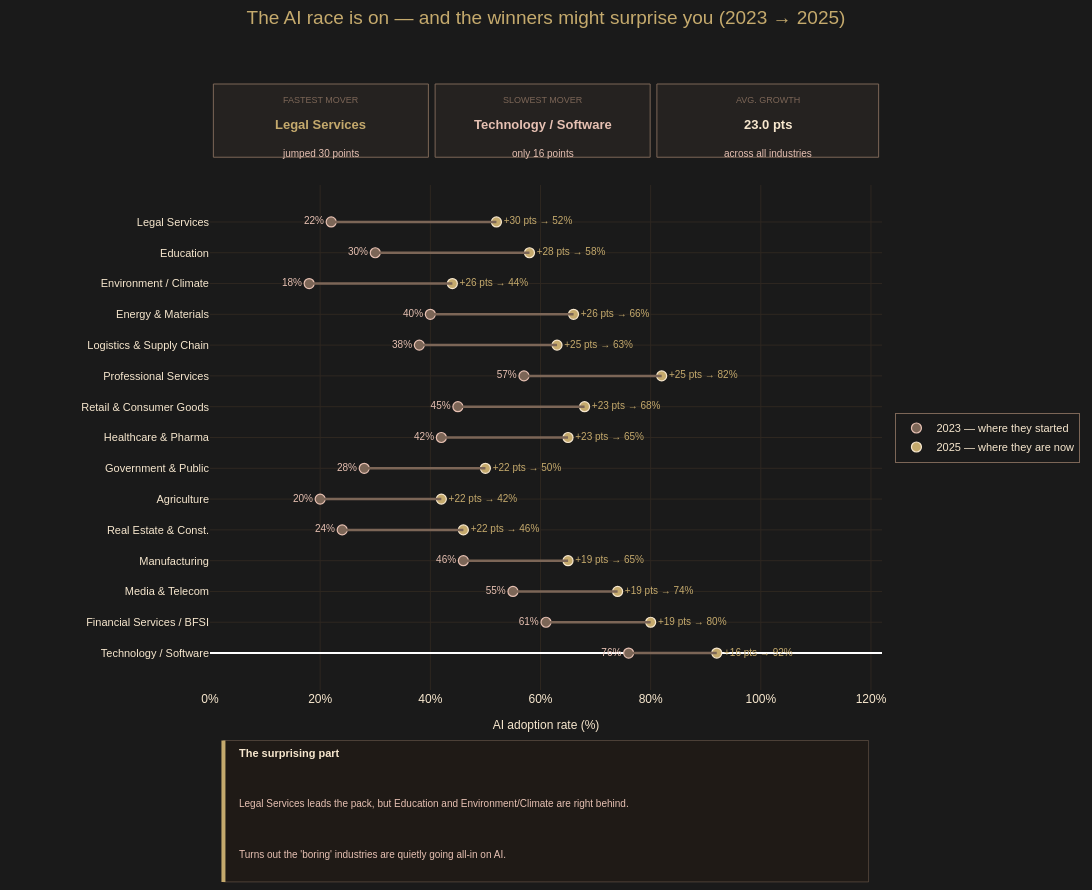

The notebook cell this image was saved under:
### Code cell
# ── CELL 6: Chart 2 — Who Grew the Fastest? ───────────────────────────────

import plotly.graph_objects as go

# ── 1. Prep data ───────────────────────────────────────────────────────────

df_growth = (df_industry_sorted
             .sort_values("Growth 2023 to 2025", ascending=True)
             .dropna(subset=["Growth 2023 to 2025"])
             .reset_index(drop=True))

industries = df_growth["Industry Sector"].tolist()
val_2023   = df_growth["2023 Adoption %"].tolist()
val_2025   = df_growth["2025 %"].tolist()
growth     = df_growth["Growth 2023 to 2025"].tolist()
n          = len(industries)

fastest_name = df_growth.iloc[-1]["Industry Sector"]
fastest_pts  = int(df_growth.iloc[-1]["Growth 2023 to 2025"])
slowest_name = df_growth.iloc[0]["Industry Sector"]
slowest_pts  = int(df_growth.iloc[0]["Growth 2023 to 2025"])
avg_pts      = round(df_growth["Growth 2023 to 2025"].mean(), 1)

# ── 2. Figure ──────────────────────────────────────────────────────────────

fig2 = go.Figure()

# Connecting lines between dots
for i in range(n):
    fig2.add_shape(type="line",
                   x0=val_2023[i], x1=val_2025[i], y0=i, y1=i,
                   line=dict(color=COLORS["dark"], width=2.5))

# 2023 dots
fig2.add_trace(go.Scatter(
    x=val_2023, y=list(range(n)),
    mode="markers+text", name="2023 — where they started",
    marker=dict(color=COLORS["dark"], size=10, line=dict(color=COLORS["blush"], width=1.2)),
    text=[f"{v:.0f}%" for v in val_2023], textposition="middle left",
    textfont=dict(color=COLORS["blush"], size=10),
    hovertemplate="<b>%{customdata}</b><br>2023: %{x:.0f}%<extra></extra>",
    customdata=industries,
))

# 2025 dots
fig2.add_trace(go.Scatter(
    x=val_2025, y=list(range(n)),
    mode="markers+text", name="2025 — where they are now",
    marker=dict(color=COLORS["gold"], size=10, line=dict(color=COLORS["cream"], width=1.2)),
    text=[f"+{g:.0f} pts → {v:.0f}%" for g, v in zip(growth, val_2025)],
    textposition="middle right",
    textfont=dict(color=COLORS["gold"], size=10),
    hovertemplate="<b>%{customdata}</b><br>2025: %{x:.0f}%<extra></extra>",
    customdata=industries,
))

# ── 3. Layout ──────────────────────────────────────────────────────────────

fig2.update_layout(
    paper_bgcolor=BACKGROUND,
    plot_bgcolor=BACKGROUND,
    font=dict(color=COLORS["cream"], size=12, family="Arial"),
    height=max(620, n * 42 + 260),
    width=1100,
    # b=200 gives x-axis title + insight box room to live without touching
    margin=dict(l=210, r=180, t=185, b=200),

    title=dict(
        text="The AI race is on — and the winners might surprise you (2023 → 2025)",
        font=dict(color=COLORS["gold"], size=19),
        x=0.5, xanchor="center", y=0.988,
    ),

    legend=dict(
        bgcolor=BACKGROUND, bordercolor=COLORS["dark"], borderwidth=1,
        font=dict(color=COLORS["cream"], size=11),
        orientation="v", x=1.02, xanchor="left", y=0.5, yanchor="middle",
    ),

    xaxis=dict(
        title=dict(text="AI adoption rate (%)", font=dict(color=COLORS["cream"], size=12)),
        color=COLORS["cream"], gridcolor="#2e2720",
        zeroline=False, showline=False, ticksuffix="%", range=[0, 122],
    ),

    yaxis=dict(
        tickvals=list(range(n)), ticktext=industries,
        color=COLORS["cream"], gridcolor="#2e2720", tickfont=dict(size=11),
        # Bottom dot starts at y=0, top dot at y=n-1.
        # range bottom = -1.2 pushes ALL dots noticeably up from the x-axis border.
        # range top   =  n + 0.2 gives a small ceiling gap.
        range=[-1.2, n + 0.2],
    ),

    hovermode="closest",
)

# ── 4. KPI cards ──────────────────────────────────────────────────────────

card_specs = [
    (0.00, 0.33, "FASTEST MOVER", fastest_name,     f"jumped {fastest_pts} points", COLORS["gold"]),
    (0.33, 0.66, "SLOWEST MOVER", slowest_name,     f"only {slowest_pts} points",   COLORS["blush"]),
    (0.66, 1.00, "AVG. GROWTH",   f"{avg_pts} pts", "across all industries",        COLORS["cream"]),
]

for x0, x1, label, value, sub, val_col in card_specs:
    xc = (x0 + x1) / 2
    fig2.add_shape(type="rect", xref="paper", yref="paper",
                   x0=x0+0.005, x1=x1-0.005, y0=1.055, y1=1.20,
                   fillcolor="#252220", line=dict(color=COLORS["dark"], width=1), layer="below")
    fig2.add_annotation(xref="paper", yref="paper", x=xc, y=1.182,
                        text=label, showarrow=False, xanchor="center",
                        font=dict(color=COLORS["dark"], size=9))
    fig2.add_annotation(xref="paper", yref="paper", x=xc, y=1.138,
                        text=f"<b>{value}</b>", showarrow=False, xanchor="center",
                        font=dict(color=val_col, size=13))
    fig2.add_annotation(xref="paper", yref="paper", x=xc, y=1.078,
                        text=sub, showarrow=False, xanchor="center",
                        font=dict(color=COLORS["blush"], size=10))

# ── 5. Insight box ─────────────────────────────────────────────────────────
# Sits in the bottom margin (below the x-axis title).
# Two short lines instead of one long line — guaranteed to stay inside the box.

line1 = f"{fastest_name} leads the pack, but Education and Environment/Climate are right behind."
line2 = "Turns out the 'boring' industries are quietly going all-in on AI."

# Box boundaries in paper coords (below 0 = below the plot area)
BOX_TOP = -0.10
BOX_BOT = -0.38

fig2.add_shape(type="rect", xref="paper", yref="paper",
               x0=0.02, x1=0.98,
               y0=BOX_BOT, y1=BOX_TOP,
               fillcolor="#1f1a16",
               line=dict(color=COLORS["dark"], width=0.5), layer="below")

# Gold left accent bar
fig2.add_shape(type="line", xref="paper", yref="paper",
               x0=0.02, x1=0.02, y0=BOX_BOT, y1=BOX_TOP,
               line=dict(color=COLORS["gold"], width=4))

# Title of insight box
fig2.add_annotation(xref="paper", yref="paper",
                    x=0.04, y=BOX_TOP - 0.04,
                    text="<b>The surprising part</b>",
                    showarrow=False, xanchor="left",
                    font=dict(color=COLORS["cream"], size=11))

# Line 1 of insight
fig2.add_annotation(xref="paper", yref="paper",
                    x=0.04, y=BOX_TOP - 0.14,
                    text=line1,
                    showarrow=False, xanchor="left",
                    font=dict(color=COLORS["blush"], size=10))

# Line 2 of insight — separate annotation keeps it inside the box
fig2.add_annotation(xref="paper", yref="paper",
                    x=0.04, y=BOX_TOP - 0.24,
                    text=line2,
                    showarrow=False, xanchor="left",
                    font=dict(color=COLORS["blush"], size=10))

fig2.show()

# ── 6. Summary ────────────────────────────────────────────────────────────

print(f"Fastest: {fastest_name} +{fastest_pts} pts  |  "
      f"Slowest: {slowest_name} +{slowest_pts} pts  |  Avg: {avg_pts} pts")
fig2.write_html("../assets/chart2_growth.html")
print("Chart 2 saved.")

### Figure 1 — Plotly figure (JSON) as saved in the notebook; plotly's stock layout.template omitted (floating-point values rounded to 4 significant figures)
{"data": [{"customdata": ["Technology / Software", "Financial Services / BFSI", "Media & Telecom", "Manufacturing", "Real Estate & Const.", "Agriculture", "Government & Public", "Healthcare & Pharma", "Retail & Consumer Goods", "Professional Services", "Logistics & Supply Chain", "Energy & Materials", "Environment / Climate", "Education", "Legal Services"], "hovertemplate": "<b>%{customdata}</b><br>2023: %{x:.0f}%<extra></extra>", "marker": {"color": "#7C6657", "line": {"color": "#E7C1B3", "width": 1.2}, "size": 10}, "mode": "markers+text", "name": "2023 — where they started", "text": ["76%", "61%", "55%", "46%", "24%", "20%", "28%", "42%", "45%", "57%", "38%", "40%", "18%", "30%", "22%"], "textfont": {"color": "#E7C1B3", "size": 10}, "textposition": "middle left", "type": "scatter", "x": [76, 61, 55.0, 46, 24, 20, 28.0, 42, 45, 57.0, 38, 40, 18, 30, 22], "y": [0, 1, 2, 3, 4, 5, 6, 7, 8, 9, 10, 11, 12, 13, 14]}, {"customdata": ["Technology / Software", "Financial Services / BFSI", "Media & Telecom", "Manufacturing", "Real Estate & Const.", "Agriculture", "Government & Public", "Healthcare & Pharma", "Retail & Consumer Goods", "Professional Services", "Logistics & Supply Chain", "Energy & Materials", "Environment / Climate", "Education", "Legal Services"], "hovertemplate": "<b>%{customdata}</b><br>2025: %{x:.0f}%<extra></extra>", "marker": {"color": "#C5AA6D", "line": {"color": "#F7E7CE", "width": 1.2}, "size": 10}, "mode": "markers+text", "name": "2025 — where they are now", "text": ["+16 pts → 92%", "+19 pts → 80%", "+19 pts → 74%", "+19 pts → 65%", "+22 pts → 46%", "+22 pts → 42%", "+22 pts → 50%", "+23 pts → 65%", "+23 pts → 68%", "+25 pts → 82%", "+25 pts → 63%", "+26 pts → 66%", "+26 pts → 44%", "+28 pts → 58%", "+30 pts → 52%"], "textfont": {"color": "#C5AA6D", "size": 10}, "textposition": "middle right", "type": "scatter", "x": [92, 80, 74, 65, 46, 42, 50, 65, 68, 82, 63, 66, 44, 58.0, 52], "y": [0, 1, 2, 3, 4, 5, 6, 7, 8, 9, 10, 11, 12, 13, 14]}], "layout": {"annotations": [{"font": {"color": "#7C6657", "size": 9}, "showarrow": false, "text": "FASTEST MOVER", "x": 0.165, "xanchor": "center", "xref": "paper", "y": 1.182, "yref": "paper"}, {"font": {"color": "#C5AA6D", "size": 13}, "showarrow": false, "text": "<b>Legal Services</b>", "x": 0.165, "xanchor": "center", "xref": "paper", "y": 1.138, "yref": "paper"}, {"font": {"color": "#E7C1B3", "size": 10}, "showarrow": false, "text": "jumped 30 points", "x": 0.165, "xanchor": "center", "xref": "paper", "y": 1.078, "yref": "paper"}, {"font": {"color": "#7C6657", "size": 9}, "showarrow": false, "text": "SLOWEST MOVER", "x": 0.495, "xanchor": "center", "xref": "paper", "y": 1.182, "yref": "paper"}, {"font": {"color": "#E7C1B3", "size": 13}, "showarrow": false, "text": "<b>Technology / Software</b>", "x": 0.495, "xanchor": "center", "xref": "paper", "y": 1.138, "yref": "paper"}, {"font": {"color": "#E7C1B3", "size": 10}, "showarrow": false, "text": "only 16 points", "x": 0.495, "xanchor": "center", "xref": "paper", "y": 1.078, "yref": "paper"}, {"font": {"color": "#7C6657", "size": 9}, "showarrow": false, "text": "AVG. GROWTH", "x": 0.83, "xanchor": "center", "xref": "paper", "y": 1.182, "yref": "paper"}, {"font": {"color": "#F7E7CE", "size": 13}, "showarrow": false, "text": "<b>23.0 pts</b>", "x": 0.83, "xanchor": "center", "xref": "paper", "y": 1.138, "yref": "paper"}, {"font": {"color": "#E7C1B3", "size": 10}, "showarrow": false, "text": "across all industries", "x": 0.83, "xanchor": "center", "xref": "paper", "y": 1.078, "yref": "paper"}, {"font": {"color": "#F7E7CE", "size": 11}, "showarrow": false, "text": "<b>The surprising part</b>", "x": 0.04, "xanchor": "left", "xref": "paper", "y": -0.14, "yref": "paper"}, {"font": {"color": "#E7C1B3", "size": 10}, "showarrow": false, "text": "Legal Services leads the pack, but Education and Environment/Climate are right behind.", "x": 0.04, "xanchor": "left", "xref": "paper", "y": -0.24, "yref": "paper"}, {"font": {"color": "#E7C1B3", "size": 10}, "showarrow": false, "text": "Turns out the 'boring' industries are quietly going all-in on AI.", "x": 0.04, "xanchor": "left", "xref": "paper", "y": -0.34, "yref": "paper"}], "font": {"color": "#F7E7CE", "family": "Arial", "size": 12}, "height": 890, "hovermode": "closest", "legend": {"bgcolor": "#1a1a1a", "bordercolor": "#7C6657", "borderwidth": 1, "font": {"color": "#F7E7CE", "size": 11}, "orientation": "v", "x": 1.02, "xanchor": "left", "y": 0.5, "yanchor": "middle"}, "margin": {"b": 200, "l": 210, "r": 180, "t": 185}, "paper_bgcolor": "#1a1a1a", "plot_bgcolor": "#1a1a1a", "shapes": [{"line": {"color": "#7C6657", "width": 2.5}, "type": "line", "x0": 76, "x1": 92, "y0": 0, "y1": 0}, {"line": {"color": "#7C6657", "width": 2.5}, "type": "line", "x0": 61, "x1": 80, "y0": 1, "y1": 1}, {"line": {"color": "#7C6657", "width": 2.5}, "type": "line", "x0": 55.0, "x1": 74, "y0": 2, "y1": 2}, {"line": {"color": "#7C6657", "width": 2.5}, "type": "line", "x0": 46, "x1": 65, "y0": 3, "y1": 3}, {"line": {"color": "#7C6657", "width": 2.5}, "type": "line", "x0": 24, "x1": 46, "y0": 4, "y1": 4}, {"line": {"color": "#7C6657", "width": 2.5}, "type": "line", "x0": 20, "x1": 42, "y0": 5, "y1": 5}, {"line": {"color": "#7C6657", "width": 2.5}, "type": "line", "x0": 28.0, "x1": 50, "y0": 6, "y1": 6}, {"line": {"color": "#7C6657", "width": 2.5}, "type": "line", "x0": 42, "x1": 65, "y0": 7, "y1": 7}, {"line": {"color": "#7C6657", "width": 2.5}, "type": "line", "x0": 45, "x1": 68, "y0": 8, "y1": 8}, {"line": {"color": "#7C6657", "width": 2.5}, "type": "line", "x0": 57.0, "x1": 82, "y0": 9, "y1": 9}, {"line": {"color": "#7C6657", "width": 2.5}, "type": "line", "x0": 38, "x1": 63, "y0": 10, "y1": 10}, {"line": {"color": "#7C6657", "width": 2.5}, "type": "line", "x0": 40, "x1": 66, "y0": 11, "y1": 11}, {"line": {"color": "#7C6657", "width": 2.5}, "type": "line", "x0": 18, "x1": 44, "y0": 12, "y1": 12}, {"line": {"color": "#7C6657", "width": 2.5}, "type": "line", "x0": 30, "x1": 58.0, "y0": 13, "y1": 13}, {"line": {"color": "#7C6657", "width": 2.5}, "type": "line", "x0": 22, "x1": 52, "y0": 14, "y1": 14}, {"fillcolor": "#252220", "layer": "below", "line": {"color": "#7C6657", "width": 1}, "type": "rect", "x0": 0.005, "x1": 0.325, "xref": "paper", "y0": 1.055, "y1": 1.2, "yref": "paper"}, {"fillcolor": "#252220", "layer": "below", "line": {"color": "#7C6657", "width": 1}, "type": "rect", "x0": 0.335, "x1": 0.655, "xref": "paper", "y0": 1.055, "y1": 1.2, "yref": "paper"}, {"fillcolor": "#252220", "layer": "below", "line": {"color": "#7C6657", "width": 1}, "type": "rect", "x0": 0.665, "x1": 0.995, "xref": "paper", "y0": 1.055, "y1": 1.2, "yref": "paper"}, {"fillcolor": "#1f1a16", "layer": "below", "line": {"color": "#7C6657", "width": 0.5}, "type": "rect", "x0": 0.02, "x1": 0.98, "xref": "paper", "y0": -0.38, "y1": -0.1, "yref": "paper"}, {"line": {"color": "#C5AA6D", "width": 4}, "type": "line", "x0": 0.02, "x1": 0.02, "xref": "paper", "y0": -0.38, "y1": -0.1, "yref": "paper"}], "title": {"font": {"color": "#C5AA6D", "size": 19}, "text": "The AI race is on — and the winners might surprise you (2023 → 2025)", "x": 0.5, "xanchor": "center", "y": 0.988}, "width": 1100, "xaxis": {"color": "#F7E7CE", "gridcolor": "#2e2720", "range": [0, 122], "showline": false, "ticksuffix": "%", "title": {"font": {"color": "#F7E7CE", "size": 12}, "text": "AI adoption rate (%)"}, "zeroline": false}, "yaxis": {"color": "#F7E7CE", "gridcolor": "#2e2720", "range": [-1.2, 15.2], "tickfont": {"size": 11}, "ticktext": ["Technology / Software", "Financial Services / BFSI", "Media & Telecom", "Manufacturing", "Real Estate & Const.", "Agriculture", "Government & Public", "Healthcare & Pharma", "Retail & Consumer Goods", "Professional Services", "Logistics & Supply Chain", "Energy & Materials", "Environment / Climate", "Education", "Legal Services"], "tickvals": [0, 1, 2, 3, 4, 5, 6, 7, 8, 9, 10, 11, 12, 13, 14]}}}
